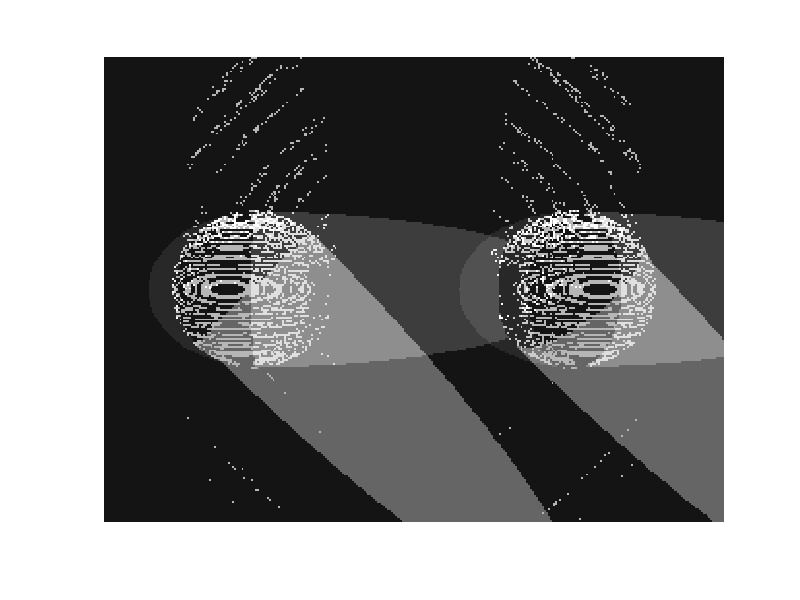

This chart was generated by the following MATLAB code:
%% load data, generate

% Futher question: what if I change the order of adding light? 
% if I use a new set of data
%
clear;
load('gray_img.mat');
bg=zeros(size(Ig1,1),size(Ig1,2),7);
for i=1:1:7
    bg(:,:,i)=eval(['Ig' num2str(i)]);
end
X=reshape(bg,size(Ig1,1)*size(Ig1,2),7)';
M=size(X,1);
N=size(X,2);
illum=sum(X.*X,2);
normX=X./repmat(sqrt(illum),[1,N]);

%% Initialize the parameter 
% % lightc is is a list of light
% % lightv is the corresponding X
% %lightset is to store the lightset that illuminate a subspace
% % subspace is to store the subspace we get in the process
% % subr is to store the range in subspace of the current subspace result
lightc=zeros(M,1);
lightv=zeros(M,N);
lightset=zeros(100,M);
subspace=zeros(100,N);
subr=ones(2,1);
num_spa=0;
thr=1e-14;
TH=100;
R=100;
s=1; % counter in the subspace, the most important counter in this program
%% Part 1 generate a list of light according to some rule
k=1;
while(k<=7)
    if k==1
        [~,lightc(k,1)]=max(illum);
    else
        a=sum(normX*lightv',2);
        neg=illum;
        c=a.*neg;
        c(c==0)=10^20;
        [cs,i]=sort(c);
        lightc(k,1)=i(floor((7-k)/2)+1,1);
    end
    lightv(k,:)=X(floor(lightc(k,1)),:);
    normX(floor(lightc(k,1)),:)=0;
    X(floor(lightc(k,1)),:)=0;
    k=k+1;
end

%% Run first Ransac on the situation with first three light
% % first set the dynamic parameter lt_sel,lt_left, which is the selected
% light and the left light
lt_sel=(1:3);
lt_left=(4:M);

seed=zeros(3,100);
inliers=zeros(1,100);
for it=1:1:R
    P=randperm(N);
    seed(:,it)=P(1:3)';
    [l,d,n]=svd([lightv(lt_sel,floor(seed(1,it))) lightv(lt_sel,floor(seed(2,it))) lightv(lt_sel,floor(seed(3,it)))]);
    L3=l*sqrt(d);
    N3=sqrt(d)*n;
    Nhat=L3\lightv(lt_sel,:);
    Ihat=L3*Nhat;
    Res=sqrt(sum((lightv(lt_sel,:)-Ihat).*(lightv(lt_sel,:)-Ihat),1));
    inliers(1,it)=size(find(Res<thr),2);
end
%% Record the inliers
[~,ind]=max(inliers);
[l,d,n]=svd([lightv(lt_sel,floor(seed(1,ind))) lightv(lt_sel,floor(seed(2,ind))) lightv(lt_sel,floor(seed(3,ind)))]);
L3=l*sqrt(d);
N3=sqrt(d)*n;
Nhat=L3\lightv(lt_sel,:);
Ihat=L3*Nhat;
Res=sqrt(sum((lightv(lt_sel,:)-Ihat).*(lightv(lt_sel,:)-Ihat),1));

IN=find(Res<thr);
subr(1,1)=s;
%note lightset is updated with subspace always
subspace(s,1:size(IN,2))=IN;
lightset(s,1:size(lt_sel,2))=lightc(lt_sel,1)';
s=s+1;
subr(2,1)=s-1;
% record the number of space
num_spa=subr(2,1)-subr(1,1)+1;
OUT=find(Res>=thr);
numOUT=size(OUT,2);  %%this is an important variable

%% Part 3 begin the interation: in each iteration do: select new light; save point in OUT
while(size(lt_sel,2)<8 && numOUT>TH )
    %% select the next light
    % % lselect is a space helping select light sources
    lselect=zeros(2*num_spa,size(lt_left,2));
    for i=1:1:size(lt_left,2)
        for j=1:1:num_spa
            temp=subspace(subr(1,1)+j-1,:);
            in1=temp(temp>0);
            lselect((j-1)*2+1,i)=size(find(lightv(lt_left(i),in1)>0),2);
            temp=subspace(subr(1,1)+j-1,:);
            in2=temp(temp>0);
            lselect((j-1)*2+2,i)=size(find(lightv(lt_left(i),in2)==0),2);
        end
    end
    clear temp in1 in2;
    [~,win]=min(std(lselect));
    sub_pre=subr;
    subr(1,1)=s;
    for j=1:1:num_spa
        temp=subspace(sub_pre(1,1)+j-1,:);
        in1=temp(temp>0);
        mask1=zeros(1,N); mask1(1,in1)=1;
        mask11=lightv(lt_left(win),:); mask11(mask11>0)=1;
        sub1=find(mask1.*mask11>0); %% have problem
        subspace(s,1:size(sub1,2))=sub1;
        templ=lightset(sub_pre(1,1)+j-1,:);
        inl1=templ(templ>0); inlnew1=[inl1 lightc(lt_left(win),1)];
        lightset(s,1:size(inlnew1,2))=inlnew1;
        s=s+1;
        temp=subspace(sub_pre(1,1)+j-1,:);
        in1=temp(temp>0);
        mask2=zeros(1,N); mask2(1,in1)=1;
        mask22=ones(1,N)-mask11; 
        sub2=find(mask2.*mask22>0); %% have problem
        subspace(s,1:size(sub2,2))=sub2;
        templ=lightset(sub_pre(1,1)+j-1,:);
        inl2=templ(templ>0); inlnew2=inl2;
        lightset(s,1:size(inlnew2,2))=inlnew2;
        s=s+1;
    end
    clear temp templ in1 in2 inl1 inl2 inlnew1 inlnew2;
    subr(2,1)=s-1;
    num_spa=subr(2,1)-subr(1,1)+1;
    ns=size(lt_sel,2); lt_sel(1,ns+1)=lt_left(1,win);
    lt_left(1,win)=0;
    temp=lt_left(lt_left>0);
    clear lt_left; lt_left=temp; clear temp;
    
    %% now use the new light to deal with the issure of OUT
    % % first select 3 possible comination
    com=3;
    lightry=zeros(com,3);
    for i=1:1:com
        p=randperm(size(lt_sel,2)-1);
        lightry(i,:)=[p(1:2) lt_sel(1,size(lt_sel,2))];
    end
    numLinliers=zeros(com,1);
    Linliers=zeros(com,size(OUT,2));
    Loutliers=zeros(com,size(OUT,2));
    Lind=zeros(com,1);
    %for every selected set of light do ransac to see the number of inliers
    for tr=1:1:com
        seed=zeros(3,100);
        inliers=zeros(1,100);
        for it=1:1:R
            Lmatrix=lightv(lightry(tr,:),OUT);
            P=randperm(size(OUT,2));
            seed(:,it)=P(1:3)';
            [l,d,n]=svd([Lmatrix(:,floor(seed(1,it))) Lmatrix(:,floor(seed(2,it))) Lmatrix(:,floor(seed(3,it)))]);
            L3=l*sqrt(d);
            N3=sqrt(d)*n;
            Nhat=L3\Lmatrix;
            Ihat=L3*Nhat;
            Res=sqrt(sum((Lmatrix-Ihat).*(Lmatrix-Ihat),1));
            inliers(1,it)=size(find(Res<thr),2);
        end
        [numLinliers(tr,1),ind(tr,1)]=max(inliers);
        [l,d,n]=svd([Lmatrix(:,floor(seed(1,ind(tr,1)))) Lmatrix(:,floor(seed(2,ind(tr,1)))) Lmatrix(:,floor(seed(3,ind(tr,1))))]);
        L3=l*sqrt(d);
        N3=sqrt(d)*n;
        Nhat=L3\Lmatrix;
        Ihat=L3*Nhat;
        Res=sqrt(sum((Lmatrix-Ihat).*(Lmatrix-Ihat),1));
        Linliers(tr,1:numLinliers(tr,1))=OUT(1,find(Res<thr));
        Loutliers(tr,1:numOUT-numLinliers(tr,1))=OUT(1,find(Res>=thr));
    end
    [~,winner]=max(numLinliers);
    lightset(s,1:size(lightry,2))=lightc(lightry(winner,:),1);
    subspace(s,1:numLinliers(winner,1))=Linliers(winner,1:numLinliers(winner,1));
    s=s+1;
    subr(2,1)=s-1;
    num_spa=subr(2,1)-subr(1,1)+1;
    clear OUT;
    OUT=Loutliers(winner,1:numOUT-numLinliers(winner,1));
    numOUT=size(OUT,2);
end
% record the subspace and display them
subspace(s,1:size(OUT,2))=OUT;
s=s+1;
subr(2,1)=s-1;
num_spa=subr(2,1)-subr(1,1)+1;
Final_sub=subspace(subr(1,1):subr(2,1),:);
label=zeros(N,1);
for i=1:1:num_spa
    for j=1:1:N
        if(Final_sub(i,j)==0)
            break;
        end
        label(floor(Final_sub(i,j)),1)=i;
    end
    vis_sub=uint8(reshape(label,size(Ig1,1),size(Ig1,2))*20);
    imshow(vis_sub);
    pause(0.5);
end




